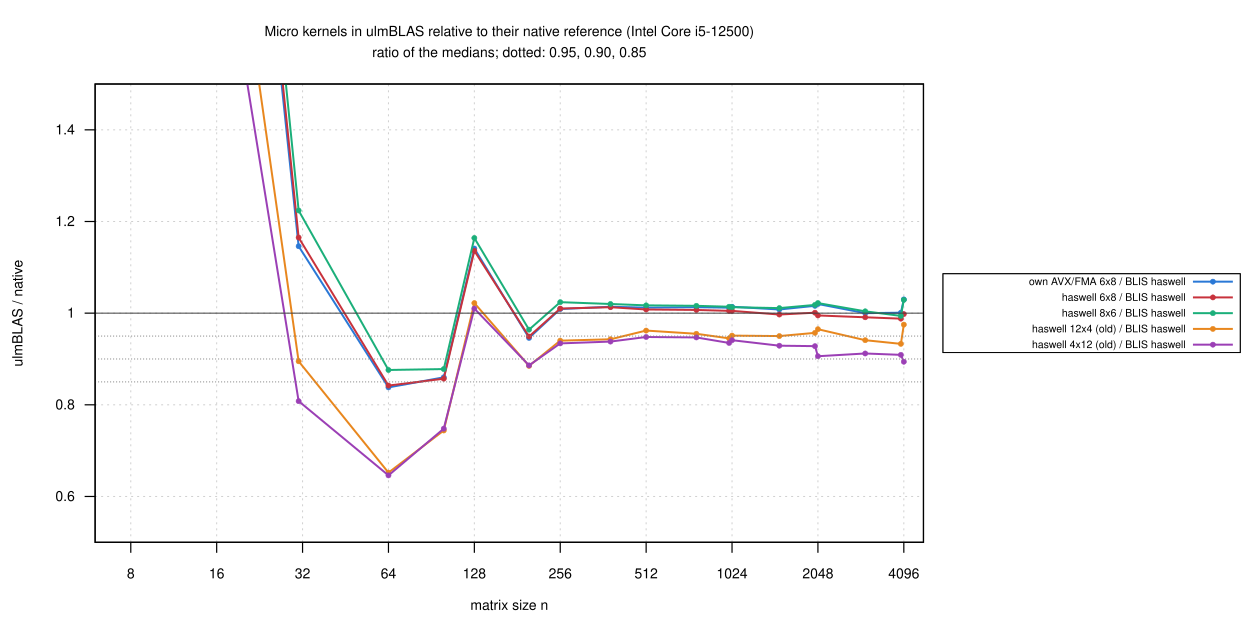

The gnuplot source for this figure:
load "_style.gp"
load "_labels.gp"
set terminal svg size 1250,620 dynamic enhanced font "Helvetica,14" background rgb "white"
set output "ratio_ref.svg"
set title "Micro kernels in ulmBLAS relative to their native reference (".CPU.")\nratio of the medians; dotted: 0.95, 0.90, 0.85" font ",14"
set xlabel "matrix size n"
set ylabel "ulmBLAS / native"
set logscale x 2
set xrange [6:4800]
set yrange [0.5:1.5]
set key outside right center vertical font ",10.5" box opaque
plot for [i=1:|R|] D."dgemm_square.csv" using "n":R[i] with linespoints lc rgb color(i) lw 2 pt 7 ps 0.5 title RT[i], \
     0.95 with lines lc rgb "#808080" dt 3 notitle, 0.90 with lines lc rgb "#808080" dt 3 notitle, \
     0.85 with lines lc rgb "#808080" dt 3 notitle, 1 with lines lc rgb "#404040" lw 1 notitle
